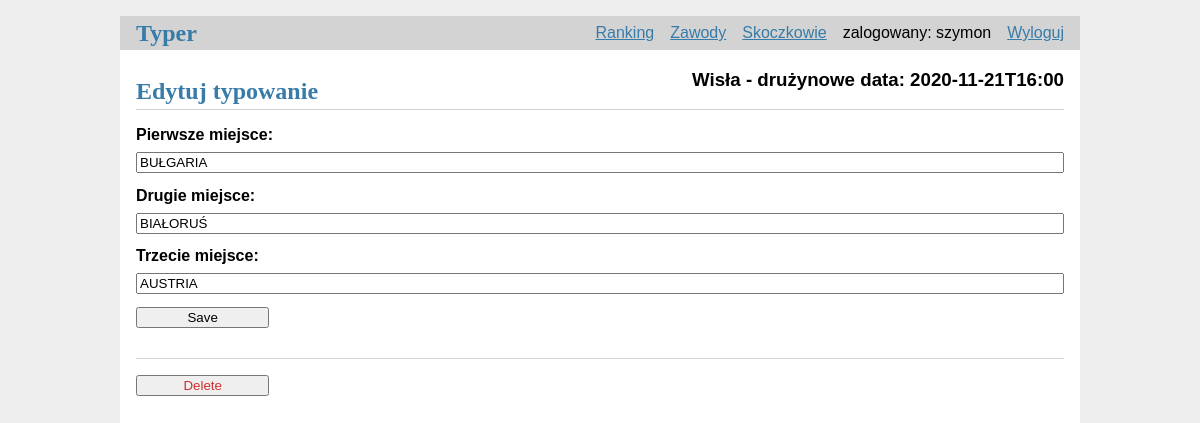
/1/update (signed in), run on an earlier commit of the app's database.
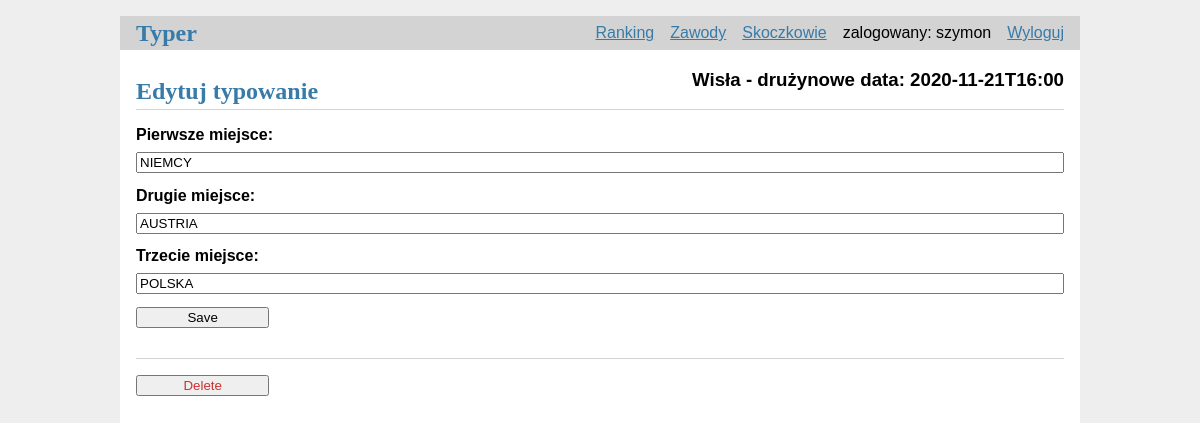
And on a later commit of the database.
### tables this page shows
CREATE TABLE bets(
    id INTEGER PRIMARY KEY AUTOINCREMENT,
    user_id INTEGER NOT NULL,
    created TIMESTAMP NOT NULL DEFAULT CURRENT_TIMESTAMP,
    first_place TEXT NOT NULL,
    second_place TEXT NOT NULL,
    third_place TEXT NOT NULL,
    tournament_id INTEGER NOT NULL,
    FOREIGN KEY (user_id) REFERENCES user (id),
    FOREIGN KEY (tournament_id) REFERENCES tournaments (id)
);

### flaskr/typer.py (the view, shortened to what this page needs)
@bp.route('/<int:id>/update', methods=('GET', 'POST'))
@login_required
def update(id):
    post = get_post(id)
    jumpers = get_jumpers(post)
    return render_template('typer/update.html', post=post, jumpers=jumpers)

### flaskr/auth.py (called while the page is built)
@bp.before_app_request
def load_logged_in_user():
    user_id = session.get('user_id')
    if user_id is None:
        g.user = None
    else:
        g.user = get_db().execute(
            'SELECT * FROM user WHERE id = ?', (user_id,)
        ).fetchone()

def login_required(view):
    @functools.wraps(view)
    def wrapped_view(**kwargs):
        if g.user is None:
            return redirect(url_for('auth.login'))
        return view(**kwargs)
    return wrapped_view

### flaskr/db.py (called while the page is built)
def get_db():
    if 'db' not in g:
        g.db = sqlite3.connect(
            current_app.config['DATABASE'],
            detect_types=sqlite3.PARSE_DECLTYPES
        )
        g.db.row_factory = sqlite3.Row
    return g.db

### flaskr/typer.py (called while the page is built)
def check_type_of_tournament(selected_tournament=None):
    if selected_tournament is None:
        type_of_tournament = get_db().execute(
            'SELECT type FROM tournaments WHERE status LIKE "następne"'
        ).fetchone()
        if type_of_tournament['type'] == 'indywidualne':
            return True
    else:
        type_of_tournament = selected_tournament
        if type_of_tournament['type'] == 'indywidualne':
            return True
    return False

### flaskr/templates/typer/update.html (shortened to what this page needs)
{% extends 'base.html' %}
{% block header %}
    <h1>{% block title%}Edytuj typowanie{% endblock %}</h1>
    <h3>{{ post['place'] }} - {{ post['type'] }}
        data: {{  post['date_time']  }}</h3>
{% endblock %}
{% block content %}
    <form method="post">
        <label for="first_place">Pierwsze miejsce:</label>
        <input name="first_place"
               id="first_place"
               list="jumpers"
               value="{{ request.form['first_place'] or post['first_place'] }}"
               required>
        <label for="second_place">Drugie miejsce:</label>
        <input name="second_place"
               id="second_place"
               list="jumpers"
               value="{{ request.form['second_place'] or post['second_place'] }}"
               required>
        <label for="third_place">Trzecie miejsce:</label>
        <input name="third_place"
               id="third_place"
               list="jumpers"
               value="{{ request.form['third_place'] or post['third_place'] }}"
               required>
        <input type="submit" value="Save">
    </form>
    <hr>
    <form action="{{ url_for('typer.delete', id=post['id']) }}" method="post">
        <input class="danger" type="submit" value="Delete" onclick="return confirm('Are you sure');">
    </form>
{% endblock %}

What changed in the data, as far as the page shows it:
changed bets "AUSTRIA": first_place "BUŁGARIA" → "NIEMCY"; second_place "BIAŁORUŚ" → "AUSTRIA"; third_place "AUSTRIA" → "POLSKA"
